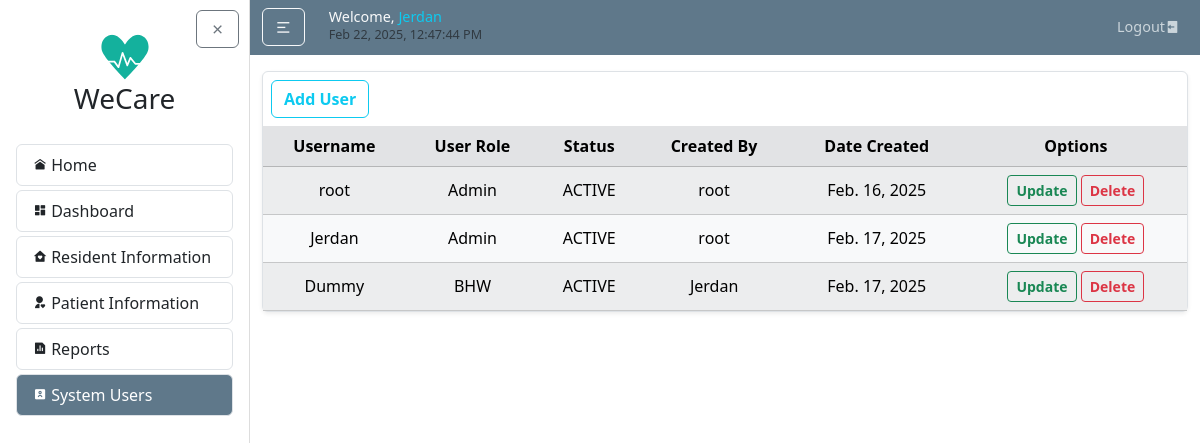
The app's page /users/ (signed in), older data.
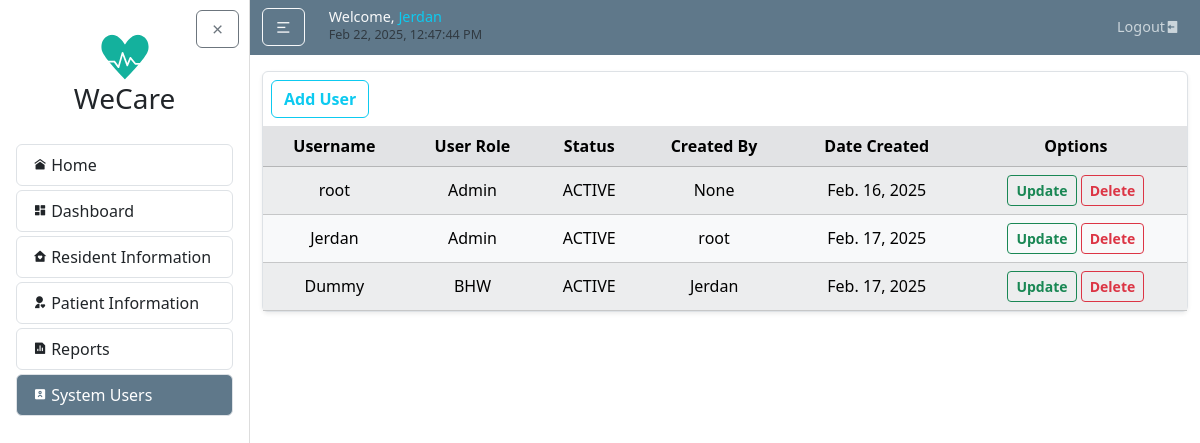
The same page, newer data.
### users/models.py (models this page shows, shortened)
class UserProfile(models.Model):
    USER_TYPE_CHOICES = [
        ('BHW', 'Barangay Health Worker'),
        ('Doctor', 'Doctor'),
        ('Admin', 'Admin'),
    ]
    STATUS_CHOICES = [
        ('ACTIVE', 'Active'),
        ('INACTIVE', 'Inactive'),
    ]
    user = models.OneToOneField(User, on_delete=models.CASCADE)
    userrole = models.CharField(max_length=10, choices=USER_TYPE_CHOICES, default='BHW')
    status = models.CharField(max_length=8, choices=STATUS_CHOICES, default='ACTIVE')
    created_by = models.ForeignKey(User, related_name='created_user_profiles', on_delete=models.SET_NULL, null=True, blank=True)

### users/views.py (the view)
# urls.py: path('', views.accountlist, name='account-list'),
@login_required
def accountlist(request):
    if not request.user.is_staff:
        return HttpResponseForbidden("You do not have perimission to see accounts list.")
    accounts = UserProfile.objects.all()
    return render(request, 'users/account_list.html', {'accounts': accounts})

### users/templates/users/account_list.html (shortened to what this page needs)
{% extends "home/layout.html" %}
{% block body %}
<article class="content-section border rounded p-0 shadow-sm">
    <a href="{% url "account-create" %}" class="btn btn-outline-info ms-2 mt-2 fw-bold">Add User</a>
    <div class="table-responsive w-100 mt-2">
        <table id="accountsTable" class="table table-light table-striped text-center w-100 m-0">
            <thead class="table-secondary">
                <tr>
                    <th>Username</th>
                    <th>User Role</th>
                    <th>Status</th>
                    <th>Created By</th>
                    <th>Date Created</th>
                    <th>Options</th>
                </tr>
            </thead>
            <tbody>
                {% for account in accounts %}
                    <tr>
                        <td style="vertical-align: middle;">{{ account.user.username }}</td>
                        <td style="vertical-align: middle;">{{ account.userrole }}</td>
                        <td style="vertical-align: middle;">{{ account.status }}</td>
                        <td style="vertical-align: middle;">{{ account.created_by }}</td>
                        <td style="vertical-align: middle;">{{ account.user.date_joined|date:"M. d, Y" }}</td>
                        <td style="vertical-align: middle;">
                            <a href="{% url "account-update" account.pk %}" class="btn btn-sm btn-outline-success fw-bold">Update</a>
                            <a href="{% url "account-delete-confirm" account.pk %}" class="btn btn-sm btn-outline-danger fw-bold">Delete</a>
                        </td>
                    </tr>
                {% endfor %}
            </tbody>
        </table>
    </div>
</article>
{% endblock %}

Row changes from the older to the newer data that the page shows:
changed UserProfile: created_by "root" → "None"
